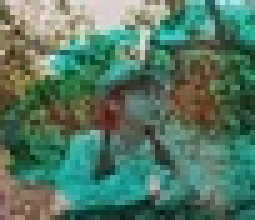
#> input picture output_image.jpg, 51 x 44 px, shrunk from 87 x 76 before the run (shown 5 times larger)
$ jupyter execute --allow-errors histogram_change_background.ipynb   (shell and % lines are left out)
#> lines starting #> are read from the running program, lines starting #| are printed output that depends on the picture
# Get fish image from thunder

[cell 1]
#install and import thunder lib
import thunder as td

[cell 2]
from thunder import images
#> (the rest of this cell did not finish here and is left out)

[cell 3]
#install pyspark
from pyspark import SparkContext, SparkConf
#> (the rest of this cell did not finish here and is left out)

#> (a cell that did not finish here is left out)

[cell 5]
import matplotlib.pyplot as plt
from showit import image, tile

#> (a cell that did not finish here is left out)

#> (a cell that did not finish here is left out)

[cell 8]
#import lib to save fish img
from tkinter import *
from matplotlib import pyplot as plt
from PIL import Image, ImageTk
import numpy as np

#> (a cell that did not finish here is left out)

#> (a cell that did not finish here is left out)

#> (a cell that did not finish here is left out)

# Set selfies as Background of fish image

[cell 12]
import pixellib
from pixellib.tune_bg import alter_bg
import cv2

#> (a cell that did not finish here is left out)

#> (a cell that did not finish here is left out)

[cell 15]
#show image changed background
img2 = cv2.imread("output_image.jpg")
#> img2 is the input picture: shape (44, 51, 3); mean B, G, R 99.4, 119.4, 83.6
plt.imshow(img2)

# Extract histogram

[cell 16]
# tuple to select colors of each channel line
colors = ("red", "green", "blue")
channel_ids = (0, 1, 2)

# create the histogram plot, with three lines, one for
# each color
plt.figure()
plt.xlim([0, 256])
for channel_id, c in zip(channel_ids, colors):
    histogram, bin_edges = np.histogram(
        img2[:, :, channel_id], bins=256, range=(0, 256)
    )
    plt.plot(bin_edges[0:-1], histogram, color=c)

plt.title("Color Histogram")
plt.xlabel("Color value")
plt.ylabel("Pixel count")

plt.show()
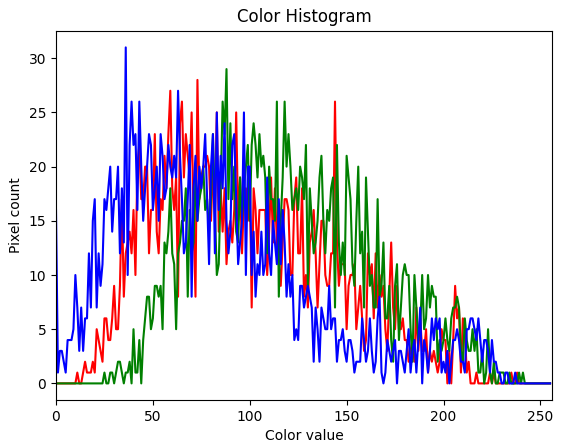
#> figure drawn by matplotlib, 1 panel; curve peaks at x = 73, y = 28; curve peaks at x = 88, y = 29; curve peaks at x = 36, y = 31
